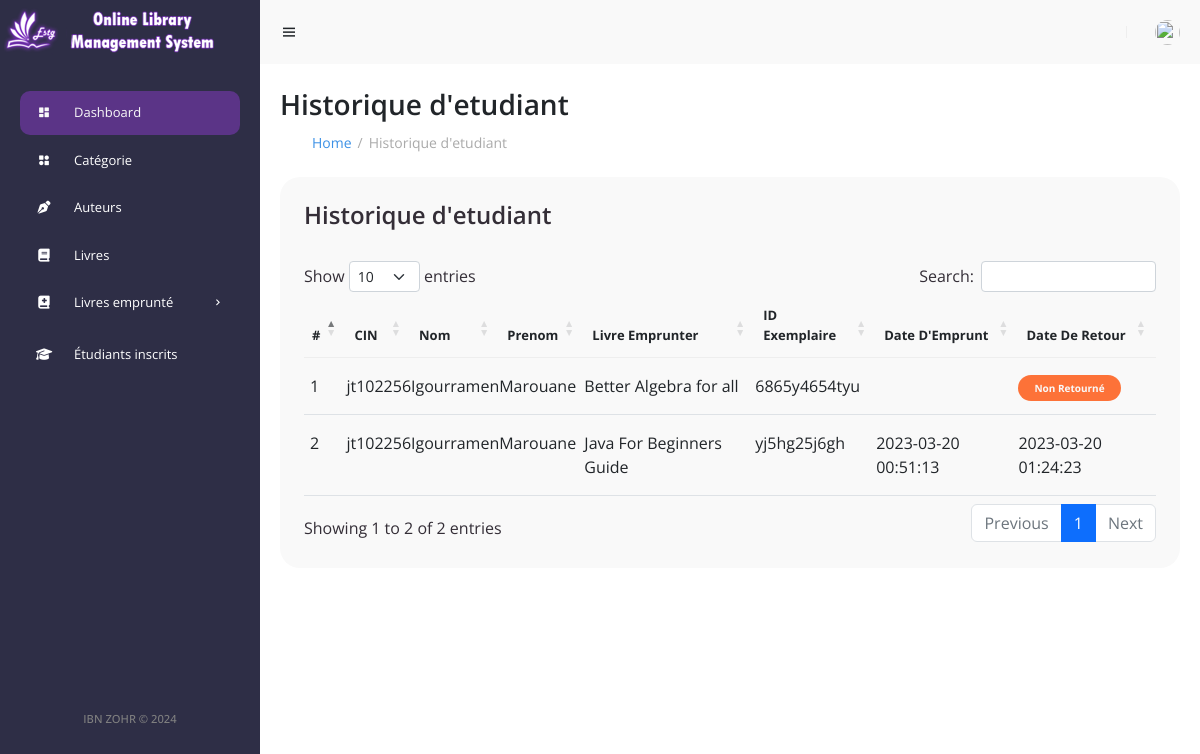
The page /etudiant/etudiant-detail.php?stdid=2 (signed in) on the database its author committed.
### tables this page shows
CREATE TABLE `reservation` (
  `id_res` int(11) NOT NULL,
  `id_exp` varchar(60) DEFAULT NULL,
  `CNE` varchar(10) DEFAULT NULL,
  `date_res` timestamp NULL DEFAULT NULL,
  `date_ret` datetime DEFAULT NULL,
  `statue_res` tinyint(1) DEFAULT NULL,
  `date_demande` datetime DEFAULT current_timestamp()
);

CREATE TABLE `etudiant` (
  `id_etu` int(11) NOT NULL,
  `CNE` varchar(10) NOT NULL,
  `nom` varchar(100) DEFAULT NULL,
  `prenom` varchar(100) DEFAULT NULL,
  `email` varchar(100) DEFAULT NULL,
  `pass` varchar(200) DEFAULT NULL,
  `status_cmpt` tinyint(1) DEFAULT NULL,
  `id_fil` int(11) DEFAULT NULL,
  `otp` varchar(6) DEFAULT NULL,
  `otp_expiry` datetime DEFAULT NULL
);

CREATE TABLE `livre` (
  `id` int(6) UNSIGNED NOT NULL,
  `ISBN` varchar(60) NOT NULL,
  `id_cat` int(11) DEFAULT NULL,
  `image_livre` varchar(200) DEFAULT NULL,
  `num_page` int(11) DEFAULT NULL,
  `quant` int(11) DEFAULT NULL,
  `description` text DEFAULT NULL,
  `id_aut` int(11) DEFAULT NULL,
  `nom_livre` varchar(100) DEFAULT NULL,
  `reserved` int(11) DEFAULT NULL
);

### etudiant/etudiant-detail.php (the view, shortened to what this page needs)
<?php include("../include/title.php");
include('../include/config.php');  ?>
<?php
if(strlen($_SESSION['alogin'])==0){
header('location:../index.php');
}
else{
?>
<!DOCTYPE html>
<html lang="en">
<head>
	<link href='https://unpkg.com/boxicons@2.0.9/css/boxicons.min.css' rel='stylesheet'>
	<link rel="stylesheet" href="../assets/css/style1.css">
	<link rel="stylesheet" href="../assets/css/style.css">
    <link rel="stylesheet" href="../assets/css/bootstrap.min.css">
    <link rel="stylesheet" href="../assets/css/datatable.bootstrap.min.css">
</head>
<body>
<?php include("../include/header.php")  ?>
<div class="table-data">
                  <?php $sid=$_GET['stdid']; ?>
				<div class="order">
					<div class="head">
						<h3>Historique d'etudiant</h3>
                    					</div>
                    <table id="example" class="table table-striped">
                    <thead>
<tr>
    <th>#</th>
    <th>CIN</th>
    <th>Nom</th>
    <th>Prenom</th>
    <th>Livre Emprunter</th>
    <th>ID Exemplaire</th>
    <th>Date D'Emprunt</th>
    <th>Date De Retour</th>
</tr>
</thead>
<tbody>
<?php
$sql = "select * from reservation inner join exemplaire on exemplaire.id_ex=reservation.id_exp inner join etudiant on reservation.CNE=etudiant.CNE inner join livre on livre.ISBN=exemplaire.ISBN  where etudiant.id_etu='$sid';";
$query = $dbh -> prepare($sql);
$query->execute();
$results=$query->fetchAll(PDO::FETCH_OBJ);
$cnt=1;
if($query->rowCount() > 0)
{
foreach($results as $result)
{               ?>
<tr class="odd gradeX">
    <td class="center"><?php echo htmlentities($cnt);?></td>
    <td class="center"><?php echo htmlentities($result->CNE);?></td>
    <td class="center"><?php echo htmlentities($result->nom);?></td>
    <td class="center"><?php echo htmlentities($result->prenom);?></td>
    <td class="center"><?php echo htmlentities($result->nom_livre);?></td>
    <td class="center"><?php echo htmlentities($result->id_exp);?></td>
    <td class="center"><?php echo htmlentities($result->date_res);?></td>
    <td class="center"><?php if($result->date_ret==''): echo '<span class="status pending">Non Retourné</span>';
    else: echo htmlentities($result->date_ret); endif;?></td>
</tr>
<?php $cnt=$cnt+1;}} ?>
</tbody>
</table>
</div>
<?php include("../include/pied.php") ?>
</body>
</html>
<?php } ?>

### assets/css/style1.css (style rules this page uses)
#content main .table-data { display: flex; flex-wrap: wrap; grid-gap: 24px; margin-top: 24px; width: 100%; color: var(--dark); }
#content main .table-data > div { border-radius: 20px; background: var(--light); padding: 24px; overflow-x: auto; }
#content main .table-data .head { display: flex; align-items: center; grid-gap: 16px; margin-bottom: 24px; }
#content main .table-data .head h3 { margin-right: auto; font-size: 24px; font-weight: 600; }
#content main .table-data .order { flex-grow: 1; flex-basis: 500px; }
#content main .table-data .order table { width: 100%; border-collapse: collapse; }
#content main .table-data .order table th { padding-bottom: 12px; font-size: 13px; text-align: left; border-bottom: 1px solid var(--grey); }
#content main .table-data .order table td { padding: 16px 0; }
#content main .table-data .order table tr td:first-child { display: flex; align-items: center; grid-gap: 12px; padding-left: 6px; }
#content main .table-data .order table tr td .status { font-size: 10px; padding: 6px 16px; color: var(--light); border-radius: 20px; font-weight: 700; }
#content main .table-data .order table tr td .status.pending { background: var(--orange); }

### assets/css/style.css (style rules this page uses)
* { font-family: 'Open Sans', sans-serif; margin: 0; padding: 0; box-sizing: border-box; }
:root { --grey: #F1F0F6; --dark-grey: #8D8D8D; --light: #fff; --dark: #000; --green: #81D43A; --light-green: #E3FFCB; --blue: #1775F1; --light-blue: #D0E4FF; --dark-blue: #0C5FCD; --red: #FC3B56; }
html { overflow-x: hidden; }
body { background: var(--grey); overflow-x: hidden; }
* { margin: 0; margin-top: 0px; padding: 0; box-sizing: border-box; }
:root { --poppins: 'Poppins', sans-serif; --lato: 'Lato', sans-serif; --light: #F9F9F9; --blue: #3C91E6; --light-blue: #CFE8FF; --grey: #eee; --dark-grey: #AAAAAA; --dark: #342E37; --red: #DB504A; --yellow: #FFCE26; --light-yellow: #FFF2C6; --orange: #FD7238; --light-orange: #FFE0D3; --dark-violet: #0C0C1E; --bleu: #3C91E6; }

### etudiant/etudiant-detail.php (style rules this page uses)
html { scrollbar-width: thin; }
#content main .table-data .order table tr td:first-child { display: table-cell; }

### rows shown on the page
reservation: etudiant.CNE "jt102256", etudiant.nom "Igourramen", etudiant.prenom "Marouane", livre.nom_livre "Better Algebra for all", id_exp "6865y4654tyu", shows "Non Retourné"
reservation: etudiant.CNE "jt102256", etudiant.nom "Igourramen", etudiant.prenom "Marouane", livre.nom_livre "Java For Beginners Guide", id_exp "yj5hg25j6gh", date_res "2023-03-20 00:51:13", date_ret "2023-03-20 01:24:23"

### other values the page prints
$a "Historique d'etudiant"
